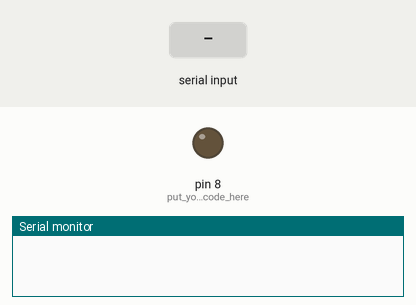
Simulated run of this sketch. Board: Arduino Uno, built with avr-gcc and run on an emulated ATmega328P. Parts: output pins drawn as LEDs (lit = HIGH), the last lines printed to the serial monitor. The inputs (shaded band) are chosen by the test bench.

Above: at 1.2 s.
1.3 s: "1" received over Serial
At 2.1 s:
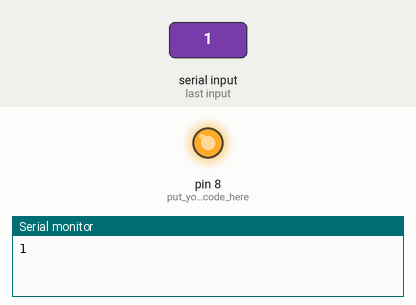
2.9 s: "0" received over Serial
At 3.3 s:
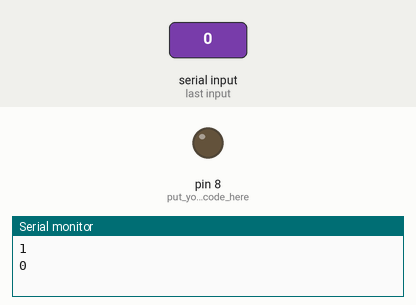
Timing chart, 0 to 5.9 s (numbered marks = the images above; inputs shaded):
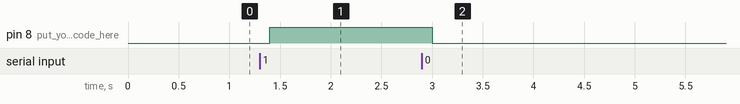

The sketch:

code.ino
```cpp
void setup() {
Serial.begin(9600);
 pinMode(8, OUTPUT); // put your setup code here, to run once:
 }

void loop() {
  // put your main code here, to run repeatedly:
 if(Serial.available()>0)
   {
      char data= Serial.read(); // reading the data received from the bluetooth module
      switch(data)
      {
        case '1': digitalWrite(8, HIGH);break; // when input is given 1
        case '0': digitalWrite(8, LOW);break; // when input is given 0
        default : break;
      }
      Serial.println(data);
   }
   delay(100);
}
```

Measured:
- after the input at 1.3 s, pin 8 (put_your_setup_code_here): LOW → HIGH after 0.10 s
- after the input at 2.9 s, pin 8 (put_your_setup_code_here): HIGH → LOW after 0.10 s
